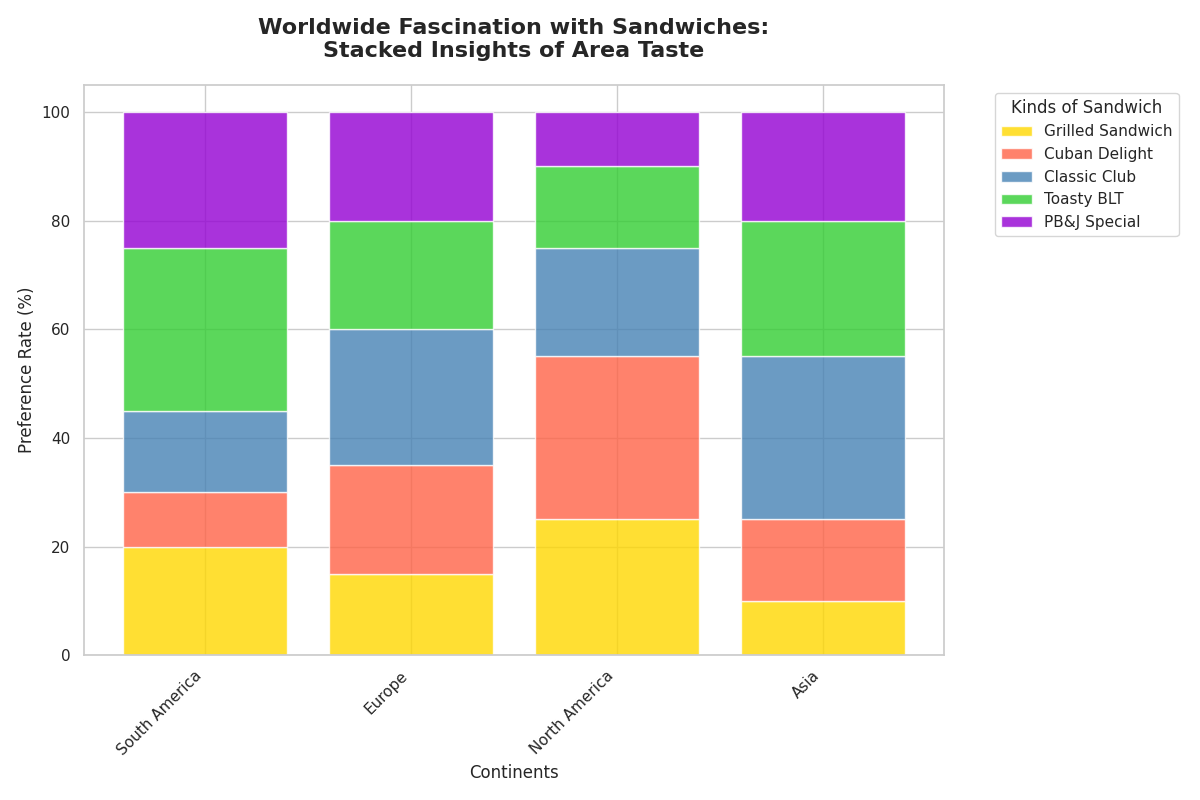

This chart was generated by the following Python code:
import matplotlib.pyplot as plt
import numpy as np

regions = ['South America', 'Europe', 'North America', 'Asia']
sandwich_types = ['Grilled Sandwich', 'Cuban Delight', 'Classic Club', 'Toasty BLT', 'PB&J Special']

popularity = np.array([
    [20, 10, 15, 30, 25],  # South America
    [15, 20, 25, 20, 20],  # Europe
    [25, 30, 20, 15, 10],  # North America
    [10, 15, 30, 25, 20]   # Asia
])

colors = ['#FFD700', '#FF6347', '#4682B4', '#32CD32', '#9400D3']

fig, ax = plt.subplots(figsize=(12, 8))
bottom = np.zeros(len(regions))

for idx, (sandwich, color) in enumerate(zip(sandwich_types, colors)):
    ax.bar(regions, popularity[:, idx], bottom=bottom, color=color, label=sandwich, alpha=0.8)
    bottom += popularity[:, idx]

ax.set_title("Worldwide Fascination with Sandwiches:\nStacked Insights of Area Taste", fontsize=16, weight='bold', pad=20)
ax.set_ylabel("Preference Rate (%)", fontsize=12)
ax.set_xlabel("Continents", fontsize=12)

plt.xticks(rotation=45, ha='right')
ax.legend(title="Kinds of Sandwich", bbox_to_anchor=(1.05, 1), loc='upper left')
plt.tight_layout()
plt.show()
